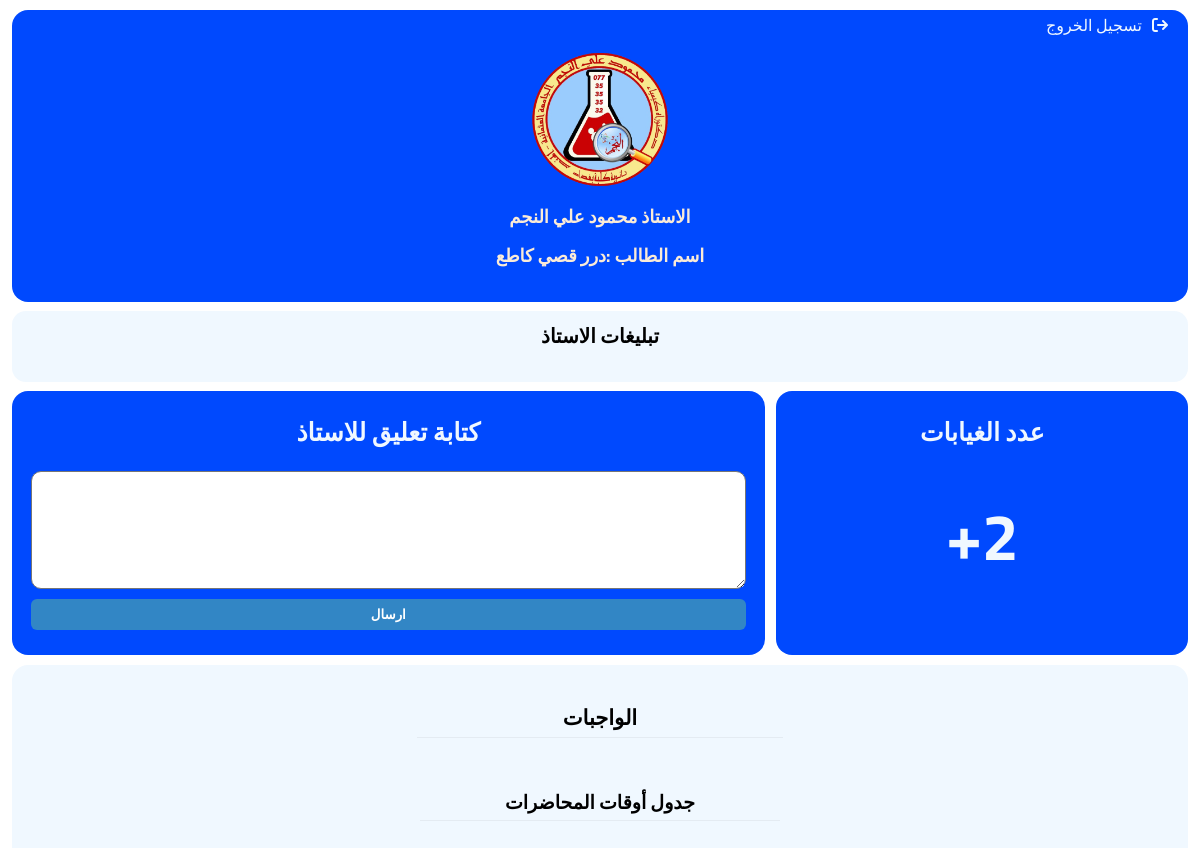
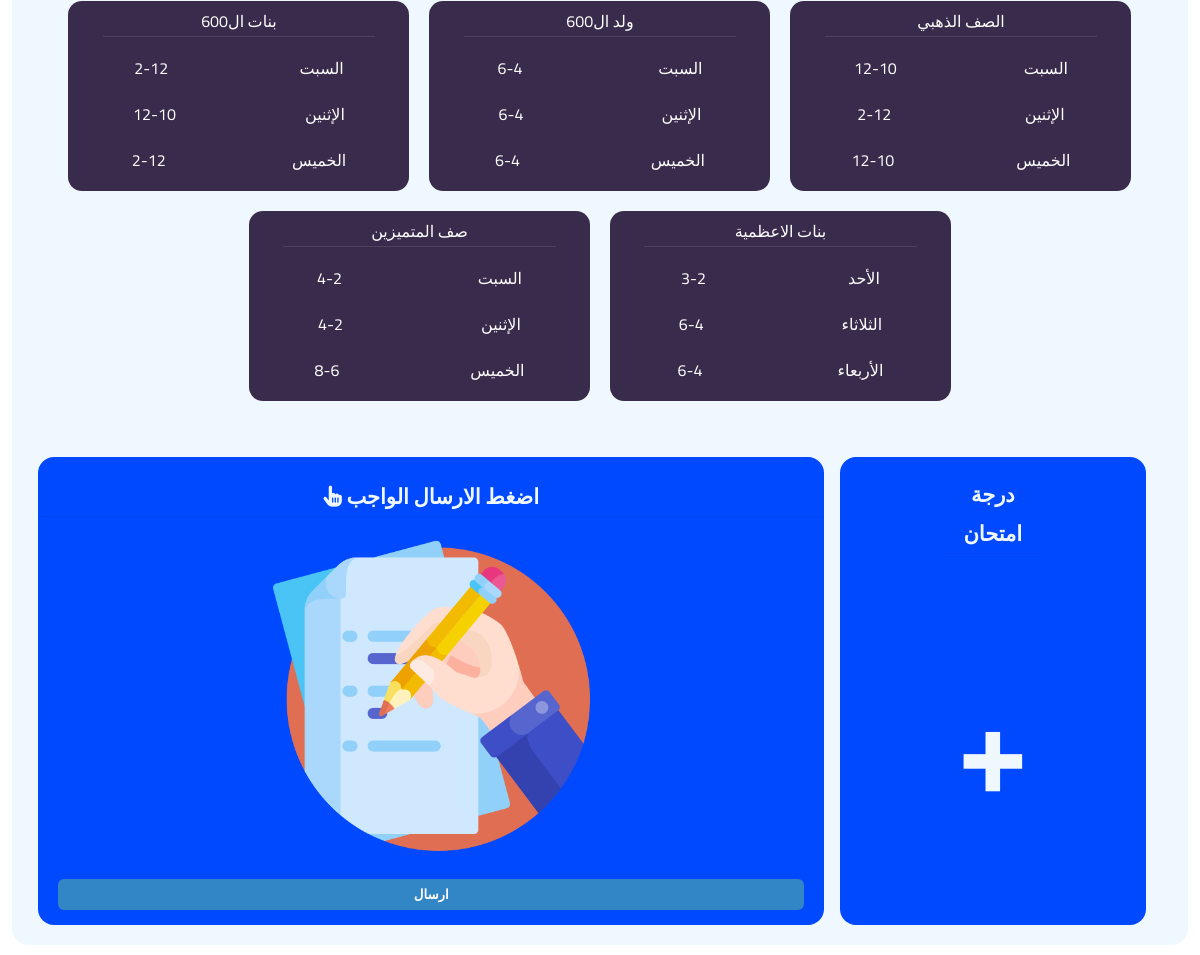
Screenshot of /studentPage.php (signed in) with the database file from the repository (2 pictures, top to bottom).
### tables this page shows
CREATE TABLE `students` (
  `id` int(255) NOT NULL,
  `token` varchar(255) NOT NULL,
  `name` varchar(255) NOT NULL,
  `code` varchar(255) NOT NULL,
  `password` varchar(255) NOT NULL,
  `gender` varchar(255) NOT NULL,
  `Rank` varchar(255) NOT NULL
);

CREATE TABLE `schedules` (
  `id` int(255) NOT NULL,
  `group_name` varchar(255) NOT NULL,
  `day1` varchar(255) NOT NULL,
  `time1` varchar(255) NOT NULL,
  `day2` varchar(255) NOT NULL,
  `time2` varchar(255) NOT NULL,
  `day3` varchar(255) NOT NULL,
  `time3` varchar(255) NOT NULL
);

### studentPage.php (the view, shortened to what this page needs)
<?php
    global $connect;
    mysqli_set_charset($connect, 'utf8');
    $userToken = @$_COOKIE["userToken"];
    $DataStudent = "SELECT * FROM students WHERE token='$userToken'";
    $RunTask = mysqli_query($connect, $DataStudent);
    $Data = mysqli_fetch_array($RunTask);
    $report = "SELECT * FROM `report` ORDER BY `report`.`id` DESC";
    $Runreport = mysqli_query($connect, $report);
    $report = mysqli_fetch_array($Runreport);
    $sql = "SELECT students.name, COUNT(attendance.id) AS attendance_count
        FROM students
        LEFT JOIN attendance ON students.Token = attendance.student_Token
        WHERE students.Token = '$userToken' AND attendance.present = 1";
    $result = mysqli_query($connect, $sql);
    $row = mysqli_fetch_assoc($result);
    $sqlgrading = "SELECT g.StudentName, g.LcName, g.grading
               FROM grading g
               JOIN students s ON g.StudentName = s.name
               WHERE s.token = ?
               ORDER BY g.id DESC LIMIT 1";
$stmtgrading = $connect->prepare($sqlgrading);
$stmtgrading->bind_param("s", $userToken);
$stmtgrading->execute();
$resultgrading = $stmtgrading->get_result();
$rowgrading = $resultgrading->fetch_assoc();
$grading = htmlspecialchars($rowgrading['grading']);
$isNoGrade = $grading == 'لا توجد درجة';
?>
<!DOCTYPE html>
<html lang="en">
<head>
    <link rel="stylesheet" href="StudentStyle.css">
    <link rel="stylesheet" href="https://cdnjs.cloudflare.com/ajax/libs/font-awesome/6.0.0-beta3/css/all.min.css" <link
        rel="stylesheet" href="https://cdnjs.cloudflare.com/ajax/libs/remixicon/3.5.0/remixicon.css">
</head>
<body>
    <div class="container">
        <div class="top">
            <div class="interface">
                <div class="logOut">
                    <a href="./logout.php">تسجيل الخروج</a>
                    <i class="fa-solid fa-arrow-right-from-bracket"></i>
                </div>
                <div class="big-Box">
                    <div class="Pro-Info">
                        <div class="logo"><img src="./Logo.png" alt=""></div>
                        <div class="title">
                            <h1>الاستاذ محمود علي النجم </h1>
                        </div>
                    </div>
                    <div class="info-student">
                    <h1><samp>اسم الطالب :</samp><?php echo $Data['name']; ?></h1>
                    </div>
                </div>
                <br>
            </div>
            <div class="report-inter">
                <div class="report">
                    <h5>تبليغات الاستاذ</h5>
                    <p><?php echo $report['public_report']; ?></p>
                </div>
            </div>
            <div class="interface-down">
                <div class="Regester">
                    <h5>عدد الغيابات  </h5>
                    <h1>+<?php echo $row['attendance_count'] ?></h1>
                </div>
                <div class="Regester Time">
                    <h5>كتابة تعليق للاستاذ</h5>
                    <form action="" method="post">
                        <div class="boxForm">
                            <textarea name="comment" id=""></textarea>
                        </div>
                        <input type="submit" name="submit" value="ارسال">
                    </form>
                </div>
            </div>
            <div class="show-ex">
                <div class="title-ex">
                    <h5>الواجبات</h5>
                </div>
<div class="time-of-lec">
    <h5>جدول أوقات المحاضرات</h5>
    <div class="schedule-table-container">
        <?php
        $sql = "SELECT group_name, day1, time1, day2, time2, day3, time3 FROM schedules";
$result = $connect->query($sql);
if ($result->num_rows > 0) {
while($row = $result->fetch_assoc()) {
echo "<div class='card'>";
echo "<p class='group-name-sc'> ". $row["group_name"]. "</p>";
echo "<p class='day'>" . $row["day1"]. "<spam class='time'> " . $row["time1"]. "</spam></p>";
echo "<p class='day'>" . $row["day2"]. "<spam class='time'> " . $row["time2"]. "</spam></p>";
echo "<p class='day'>" . $row["day3"]. "<spam class='time'> " . $row["time3"]. "</spam></p>";
echo "</div>";
}
} else {
echo "0 نتائج";
}
        ?>
</div>
</div>
<div class="interface-down for-exam">
                <div class="Regester-dgree">
    <h5>درجة امتحان <span><?php echo htmlspecialchars($rowgrading['LcName']) ?></span></h5>
    <h1 class="ex-de <?php echo $isNoGrade ? 'no-grade' : 'has-grade'; ?>">
        <?php echo $isNoGrade ? $grading : '+' . $grading; ?>
    </h1>
</div>
                <div class="Regester-Examp ">
                    <h5 style=" margin: 20px 0px;   width: 100%;"> <samp><i class="fa-solid fa-hand-pointer"></i></samp>   اضغط الارسال الواجب</h5>
                    <form class="form-examp" action="" method="post" enctype="multipart/form-data">
                        <div class="boxForm-Examp">
                            <label style="cursor: pointer;" for="examp"><img src="./exam.png" alt=""></label>
                        </div>
                        <input type="submit" name="submitfile" value="ارسال">
                    </form>
                </div>
            </div>
        </div>
    </div>
</body>
</html>

### StudentStyle.css (style rules this page uses)
html { scroll-behavior: smooth; }
* { padding: 0; margin: 0; box-sizing: border-box; font-family: "Cairo", sans-serif; text-decoration: none; }
.logOut { display: flex; flex-direction: row; align-items: center; margin: 10px; justify-content: flex-end; }
.logOut a { color: aliceblue; }
i.fa-solid.fa-arrow-right-from-bracket { margin: 0px 10px; color: aliceblue; }
.interface { background: #0049fe; width: 98%; margin: 0px auto; border-radius: 16px; }
.logo { width: 142px; }
img { width: 100%; }
.big-Box { display: flex; flex-direction: column; align-items: center; font-size: 9px; color: antiquewhite; }
.Pro-Info { display: flex; flex-direction: column; align-items: center; }
.title { margin: 6px; }
.report { background: aliceblue; margin: 9px 0px; border-radius: 14px; text-align: center; }
.report-inter { width: 98%; margin: 0px auto; }
.interface-down { width: 98%; display: flex; margin: 0px auto; flex-direction: row-reverse; justify-content: space-between; margin: 5px auto; }
.Regester { width: 35%; background: #0049fe; color: aliceblue; text-align: center; border-radius: 16px; height: 264px; }
.Regester h5 { font-size: 25px; padding: 17px 0px 0px 0px; }
.Regester h1 { font-size: 65px; margin: 20px 0px; }
.Regester.Time { width: 64%; }
.Regester.Time h5 { margin: 0px 0px 16px 0px; }
textarea { width: 95%; height: 118px; border-radius: 10px; padding: 5px; text-align: end; }
input[type="submit"] { width: 95%; border: none; padding: 3px; border-radius: 6px; color: #fff; background: #73d37b70; font-weight: 800; cursor: pointer; transition: 2s; }
.time-of-lec { text-align: center; margin: 46px auto; width: 98%; }
.show-ex { width: 98%; margin: 10px auto; background: aliceblue; text-align: center; padding: 15px; border-radius: 16px; }
.show-ex h5 { font-size: 21px; border-bottom: 1px solid #0000000d; width: 32%; margin: 18px auto; }
.report p { padding: 11px; }
.report h5 { font-size: 20px; padding: 6px; }
.time-of-lec h5 { font-size: 19px; }
.Regester-Examp { width: 90%; height: 468px; text-align: -webkit-center; background: #0049fe; color: aliceblue; text-align: center; border-radius: 16px; }
.Regester-dgree { width: 35%; background: #0049fe; color: aliceblue; text-align: center; border-radius: 16px; height: 468px; margin: 0px 16px; }
.form-examp { text-align: -webkit-center; }
.boxForm-Examp { width: 317px; margin: 15px 0px; }
.ex-de { font-size: 129px; margin: 72px; }
.schedule-table-container { display: flex; flex-wrap: wrap; justify-content: center; }
.card { background: #392b4b; width: 341px; margin: 10px; color: #fff; border-radius: 14px; }
.group-name-sc { border-bottom: 1px solid #ffffff1a; width: 80%; margin: 5px auto 15px; }
.day { display: flex; align-items: center; flex-direction: row-reverse; justify-content: space-around; margin: 16px 0px; }

### studentPage.php (style rules this page uses)
.ex-de.has-grade { font-size: 129px; }

### rows the page displays
students: name "درر قصي كاطع"
schedules: group_name "بنات ال600", day1 "السبت", time1 "2-12", day2 "الإثنين", time2 "12-10", day3 "الخميس", time3 "2-12"
schedules: group_name "ولد ال600", day1 "السبت", time1 "6-4", day2 "الإثنين", time2 "6-4", day3 "الخميس", time3 "6-4"
schedules: group_name "الصف الذهبي", day1 "السبت", time1 "12-10", day2 "الإثنين", time2 "2-12", day3 "الخميس", time3 "12-10"
schedules: group_name "صف المتميزين", day1 "السبت", time1 "4-2", day2 "الإثنين", time2 "4-2", day3 "الخميس", time3 "8-6"
schedules: group_name "بنات الاعظمية", day1 "الأحد", time1 "3-2", day2 "الثلاثاء", time2 "6-4", day3 "الأربعاء", time3 "6-4"

### other values shown
$row['attendance_count'] "2"
